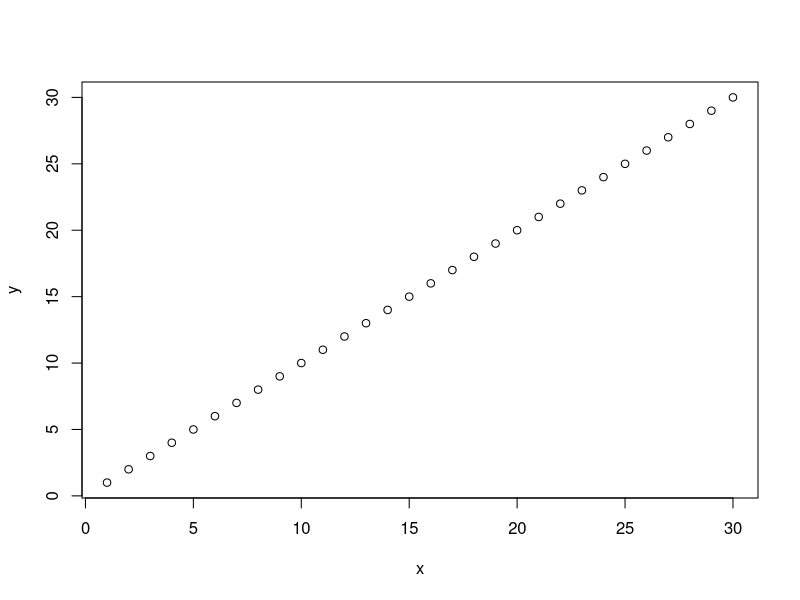
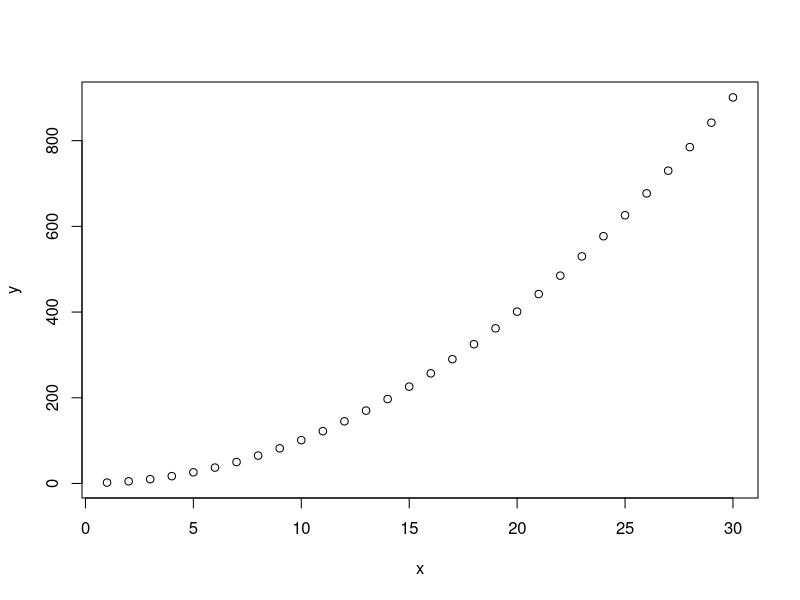
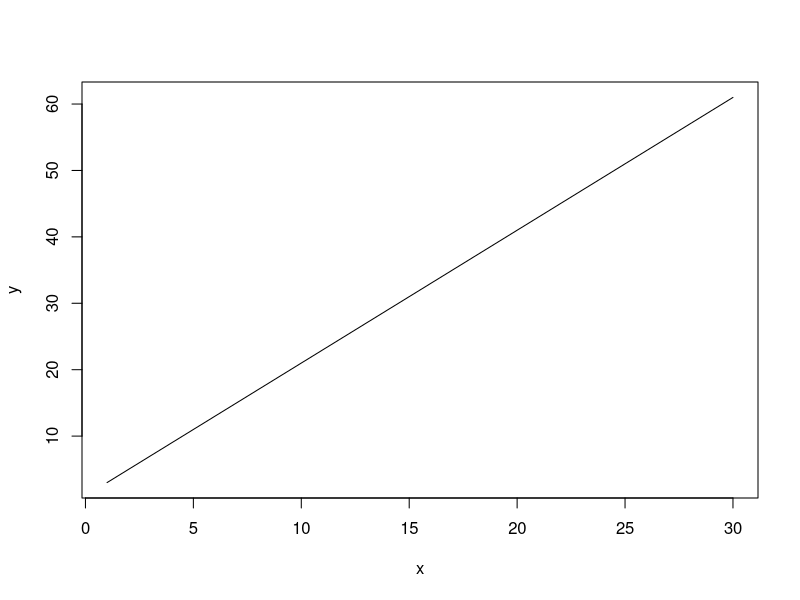
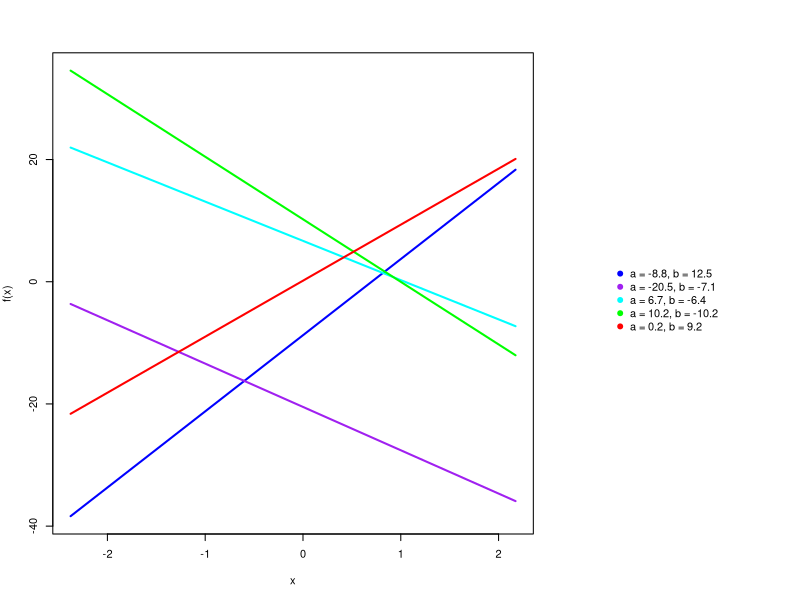
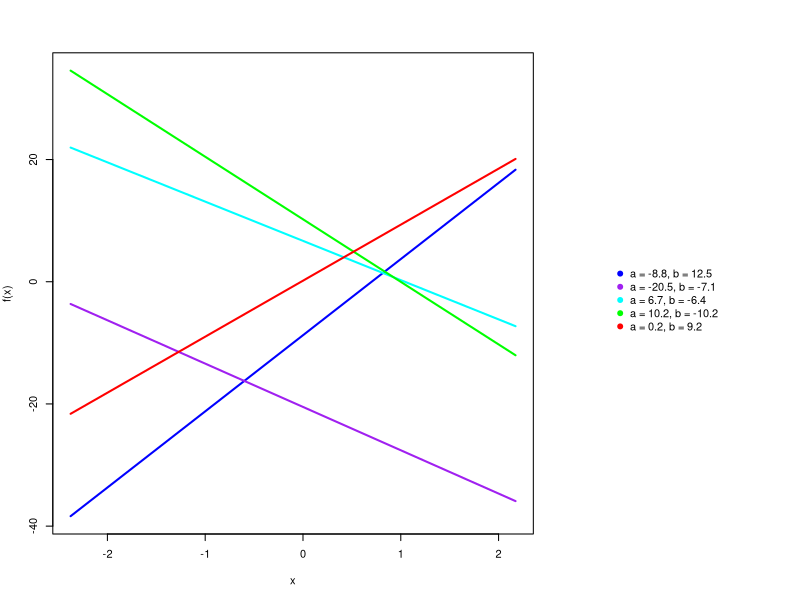
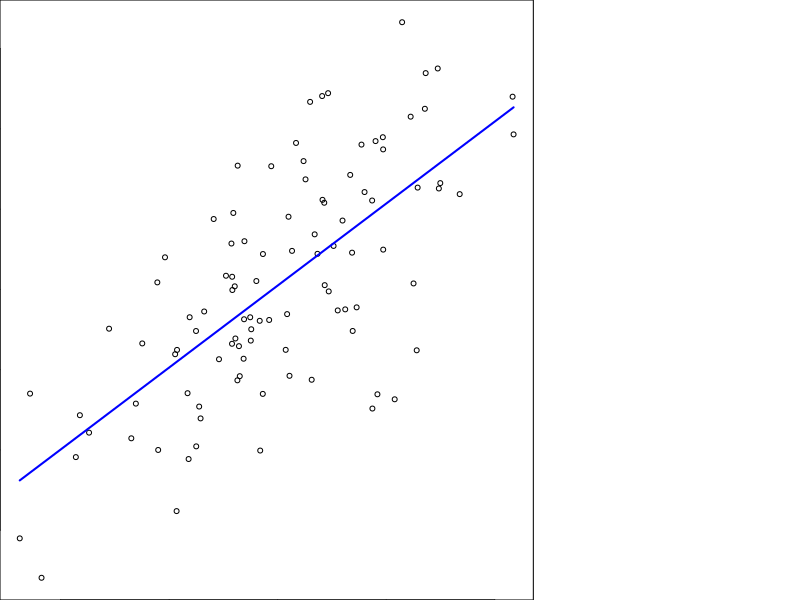
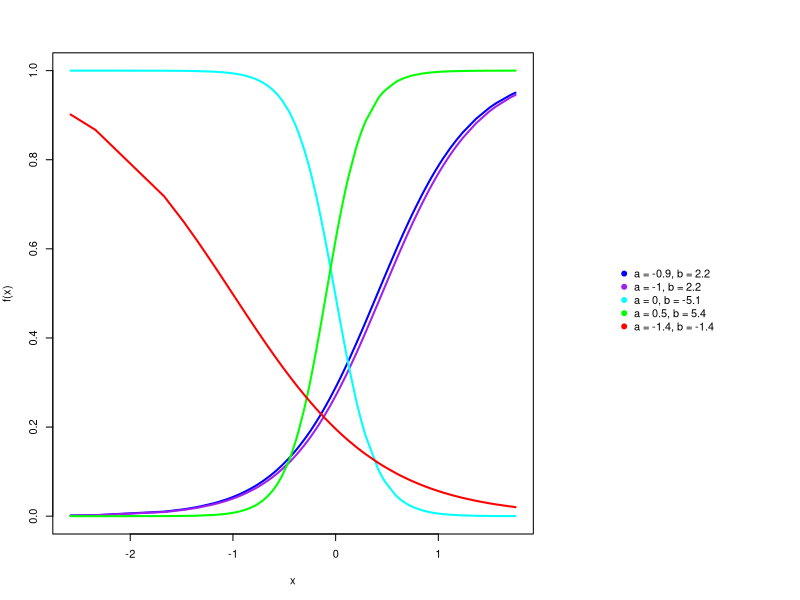
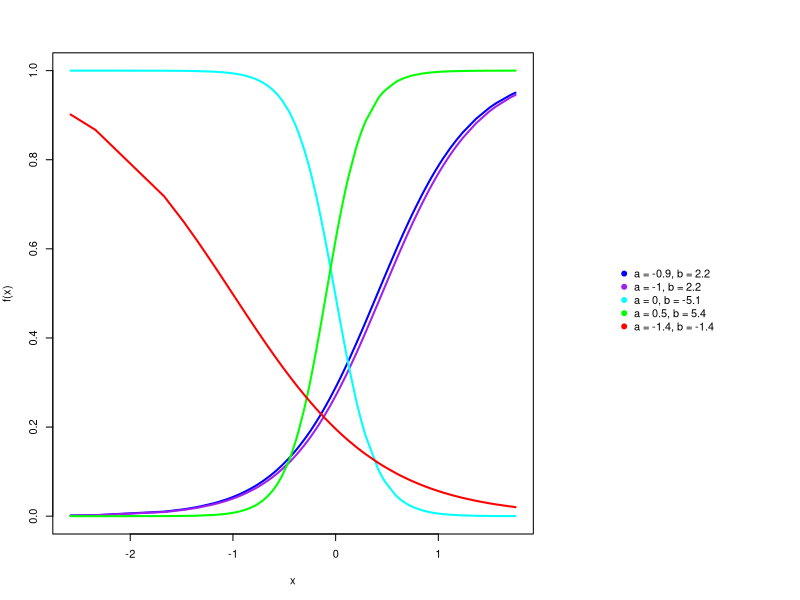

The R script that drew these images, in order:
## ---- chunk 1
szw <- 4
szh <- 3.5
knitr::opts_chunk$set(fig.width=szw, fig.height=szh, fig.align='center',
                      warning=FALSE, message=FALSE)
## ---- chunk 2
fx <- function(x){
  x
}
x <- 1:30
y <- fx(x)
plot(x, y)
## ---- chunk 3
fx <- function(x){
  x^2 + 1
}
x <- 1:30
y <- fx(x)
plot(x, y)
## ---- chunk 4
fx <- function(x, a, b){
  a + b*x
  }
y <- fx(x, a = 1, b = 2)
plot(x, y, type = "l")
## ---- chunk 5
pm <- matrix( c(1,1,1,1,1, 1, 2,2,2), nrow = 3)
layout(pm)
nmods <- 5
xseq <- sort(rnorm(100))
a <- rnorm(nmods, mean = 0, sd = 10)
b <- rnorm(nmods, mean = 0, sd = 10)

yvals <- lapply(as.list(1:nmods), function(x) a[x] + xseq*b[x])
yrng <- range(lapply(yvals, function(x) x))
xrng <- range(xseq)

colz <- c("blue", "purple", "cyan", "green", "red")
par(mar=c(5,4,4,0))
plot(NA, NA, xlim = xrng, ylim = yrng,
     xlab = "x", ylab = "f(x)")
lapply(as.list(1:nmods), function(x){
  lines(xseq, yvals[[x]], col=colz[x], lwd=2)
  })

par(mar=c(0,0,0,0))
plot(1,1, axes = F, xlab = "", ylab = "", type = "n")
legend("center", 
       paste0( "a = ", round(a,1), ", b = ", round(b,1)), 
       pch = 19, col = colz, cex = 1, bty = "n")
p <- recordPlot()
## ---- chunk 6
p
## ---- chunk 7
x <- xseq
y <- a[1] + b[1] * xseq + rnorm(length(xseq), mean = 0, sd = 10)
## ---- chunk 8
model <- lm(y ~ x)
predicted <- coef(model)[1] + coef(model)[2] * x
plot(x, y)
lines(x, predicted, lwd=2, col = "blue")
## ---- chunk 9
pm <- matrix( c(1,1,1,1,1, 1, 2,2,2), nrow = 3)
layout(pm)
nmods <- 5
xseq <- sort(rnorm(100))
a <- rnorm(nmods, mean = 0, sd = 1)
b <- rnorm(nmods, mean = 0, sd = 3)

yvals <- lapply(as.list(1:nmods), function(x) plogis(a[x] + xseq*b[x]))
yrng <- range(lapply(yvals, function(x) x))
xrng <- range(xseq)

colz <- c("blue", "purple", "cyan", "green", "red")
par(mar=c(5,4,4,0))
plot(NA, NA, xlim = xrng, ylim = yrng,
     xlab = "x", ylab = "f(x)")
lapply(as.list(1:nmods), function(x){
  lines(xseq, yvals[[x]], col=colz[x], lwd=2)
  })

par(mar=c(0,0,0,0))
plot(1,1, axes = F, xlab = "", ylab = "", type = "n")
legend("center", 
       paste0( "a = ", round(a,1), ", b = ", round(b,1)), 
       pch = 19, col = colz, cex = 1, bty = "n")
p <- recordPlot()
## ---- chunk 10
p
## ---- chunk 11
x <- xseq
plogis(a[1] + b[1] * x)
y <- rbinom(n = length(x), size = 1, plogis(a[1] + b[1] * x))
## ---- chunk 12
model <- glm(y ~ x, family = "binomial")
predicted <- plogis(coef(model)[1] + coef(model)[2] * x)
plot(x, y)
lines(x, predicted, lwd=2, col="blue")
